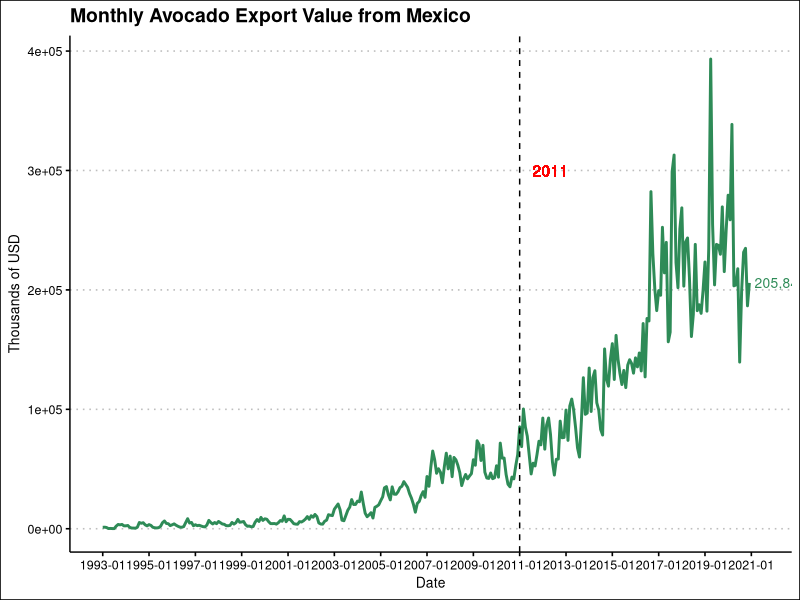
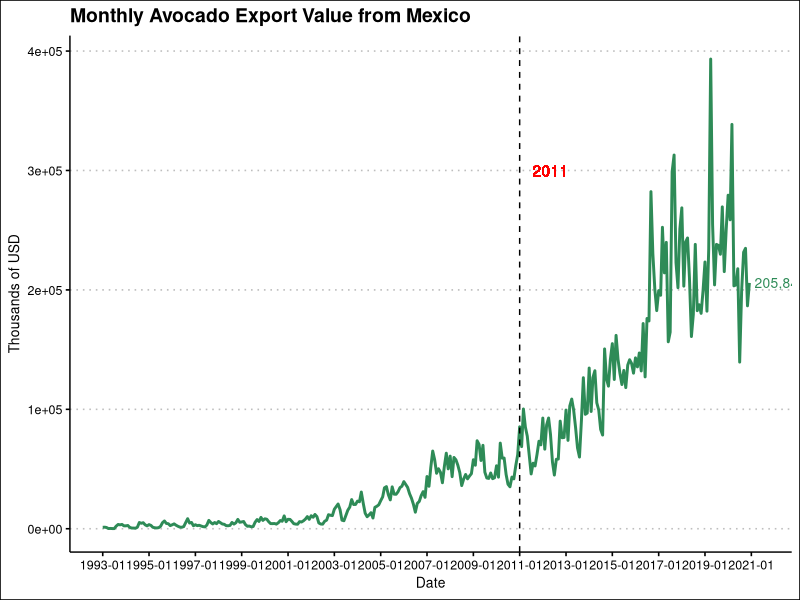

Write the R code that produced these figures, in order.
# Green Gold Script: Exports stats
# Author: Vidal Mendoza-Tinoco
# Last date modified: 2025-05-01

# Libraries -----
library(dplyr)
library(ggplot2)
library(readxl)
library(ggthemes)
library(scales)
library(lubridate)
library(here)

# Load data and clean -----
exports <- read_xlsx(here("data", "Exp_Ag_clean.xlsx"))

exports <- exports %>%
  mutate(Date = as_date(fecha))

latest_label <- exports %>%
  filter(Date == max(Date))

# Plot value of avocado exports -----
plot_exports <- ggplot(exports, aes(x = Date, y = miles_dolares)) +
  geom_line(color = "seagreen", linewidth = 1) +
  geom_text(aes(x = ymd("2012-05-02"), y = 300000, label = "2011"),
            color = "red") +
  geom_vline(xintercept = ymd("2011-01-01"), linetype = 2) +
  geom_text(data = latest_label,
            aes(label = scales::comma(miles_dolares)), 
            hjust = -0.1, color = "seagreen", size = 3.5) +
  scale_x_date(labels = date_format("%Y-%m"), date_breaks = "2 years") +
  expand_limits(x = max(exports$Date) + 150) +
  labs(
    x = "Date",
    y = "Thousands of USD",
    title = "Monthly Avocado Export Value from Mexico"
  ) +
  theme_clean()

plot_exports

ggsave("exp_avo_mex.png", plot_exports, path = "plots", dpi = "retina",
       width = 9.5, height = 3.5)
